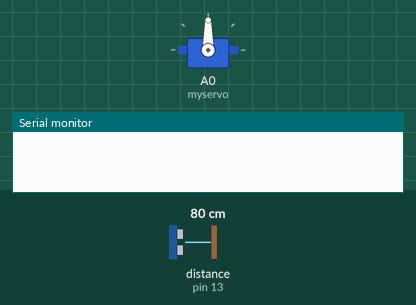
The sketch below on a simulated Arduino Uno, built with avr-gcc and run on an emulated ATmega328P. Parts: servo, the last lines printed to the serial monitor. Wiring (inferred from the names in the program): ultrasonic range finder: trigger pin 12; echo pin 13. The test bench sets the inputs (shaded band); at power-on: distance to the obstacle (sensor on pin 13) 80 cm. The echo pulse lasts 58.3 µs per cm.

Above: at 0.05 s.
At 3.5 s:
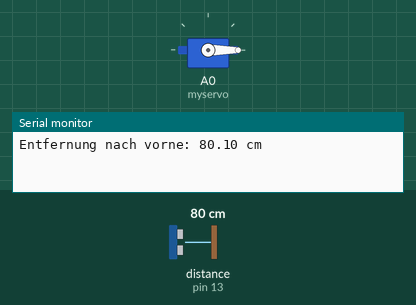
At 7.0 s:
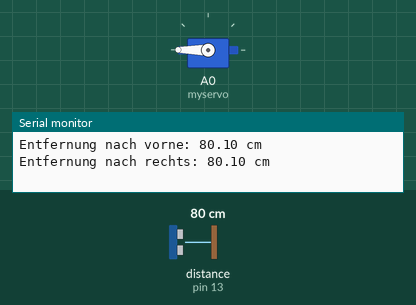
Timing chart, 0 to 15.6 s (numbered marks = the images above):
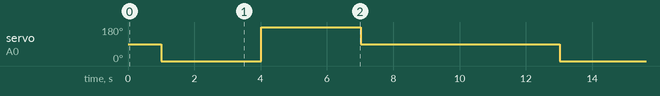

Measured:
- by itself, servo on A0 (myservo): repeats every 12.0 s: 180° 3.0 s, 90° 6.0 s, 0° 3.0 s

The sketch:

CalculateDistance.ino
```cpp
#include <Servo.h>  // Bibliothek für Servo-Motoren

Servo myservo;      // Erstellen eines Servo-Objekts zum Steuern des Servos

int Trig = 12;     // Pin für den Triggersensor
int Echo = 13;    // Pin für den Echosensor

// Funktion zur Messung der Entfernung mit dem Ultraschallsensor
float GetDistance()
{
  float distance;

  // Auslösen des Ultraschallsensors
  digitalWrite(Trig, LOW);
  delayMicroseconds(2);
  digitalWrite(Trig, HIGH);
  delayMicroseconds(10);
  digitalWrite(Trig, LOW);

  // Berechnung der Entfernung basierend auf der Zeit bis zum Echo
  distance = pulseIn(Echo, HIGH) / 58.00;

  return distance;
}

// Funktion zur Messung der Entfernungen nach vorne, links und rechts
void measureDistances() {
  float forwardDistance, leftDistance, rightDistance;

  // Messen der Entfernung nach vorne
  myservo.write(90);  // Servo auf 90 Grad (vorne) einstellen
  delay(1000);         // Kurze Wartezeit, damit der Servo seine Position erreicht
  forwardDistance = GetDistance();
  Serial.print("Entfernung nach vorne: ");
  Serial.print(forwardDistance);
  Serial.println(" cm");

  // Messen der Entfernung nach rechts
  myservo.write(0);  // Servo auf 0 Grad (rechts) einstellen
  delay(3000);        // Kurze Wartezeit, damit der Servo seine Position erreicht
  rightDistance = GetDistance();
  Serial.print("Entfernung nach rechts: ");
  Serial.print(rightDistance);
  Serial.println(" cm");

  // Messen der Entfernung nach links
  myservo.write(180);  // Servo auf 180 Grad (links) einstellen
  delay(3000);          // Kurze Wartezeit, damit der Servo seine Position erreicht
  leftDistance = GetDistance();
  Serial.print("Entfernung nach links: ");
  Serial.print(leftDistance);
  Serial.println(" cm");

  // Servo wieder in die mittlere Position zurücksetzen
  myservo.write(90);
  delay(3000);
}

void setup() {
  // Initialisierung des Servos
  myservo.attach(A0, 700, 2400);
  Serial.begin(9600);

  // Initialisierung der Pins als Eingänge oder Ausgänge
  pinMode(Echo, INPUT);
  pinMode(Trig, OUTPUT);
}

void loop()
{
  // Messen und Ausgeben der Entfernungen
  measureDistances();

  // Kurze Pause zwischen den Messungen
  delay(2000);
}
```
